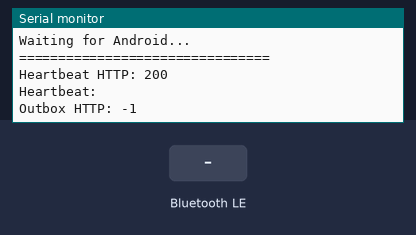
This sketch was run on a simulated ESP32. Shown: the last lines printed to the serial monitor. The test bench sets the inputs (shaded band). WiFi joins after 1.5 s; servers stay silent unless stated; uploads are accepted with an empty reply; nothing arrives over Bluetooth unless stated; a phone connects over Bluetooth LE 3 s after start.

Above: at 3.9 s.
4.0 s: Bluetooth LE write "\"" received
At 4.8 s:
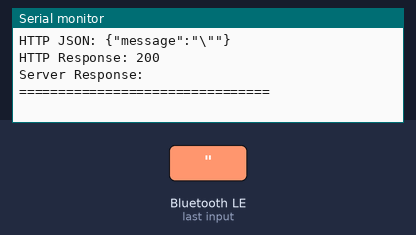
5.5 s: Bluetooth LE write "1" received
At 5.71 s:
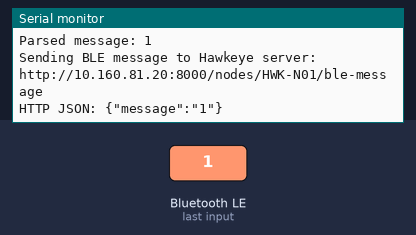

The sketch:

design-esp1.ino
```cpp
#include <WiFi.h>
#include <HTTPClient.h>
#include <NimBLEDevice.h>

// ============================================================
// FORWARD DECLARATIONS
// ============================================================

void connectWiFi();
void startBLE();
void sendHeartbeat();
void sendToServer(String message);
void pollServerMessages();
void notifyAndroid(String message);
String jsonEscape(const String& input);


// ============================================================
// HAWKEYE NODE CONFIGURATION
// ============================================================

#define NODE_ID   "HWK-N01"
#define NODE_ZONE "Harshvardhan"

NimBLECharacteristic* hawkeyeCharacteristic = nullptr;


// ============================================================
// COLLEGE WI-FI
// ============================================================

const char* WIFI_SSID = "SVKM NMIMS";

const char* EAP_IDENTITY = "70022400676";
const char* EAP_USERNAME = "70022400676";
const char* EAP_PASSWORD = "passw)123";


// ============================================================
// HAWKEYE SERVER
// ============================================================

const char* SERVER_IP = "10.160.81.20";
const int SERVER_PORT = 8000;


// ============================================================
// JSON ESCAPE
// ============================================================

String jsonEscape(const String& input) {

    String output;
    output.reserve(input.length() + 16);

    for (size_t i = 0; i < input.length(); i++) {

        char c = input[i];

        switch (c) {

            case '\\':
                output += "\\\\";
                break;

            case '"':
                output += "\\\"";
                break;

            case '\n':
                output += "\\n";
                break;

            case '\r':
                output += "\\r";
                break;

            case '\t':
                output += "\\t";
                break;

            default:
                output += c;
                break;
        }
    }

    return output;
}


// ============================================================
// SERVER -> ANDROID BLE NOTIFICATION
// ============================================================

void notifyAndroid(String message) {

    if (hawkeyeCharacteristic == nullptr) {

        Serial.println("BLE characteristic unavailable for notification.");

        return;
    }

    if (message.length() == 0) {

        return;
    }

    Serial.println();
    Serial.println("================================");
    Serial.println("SERVER MESSAGE READY FOR ANDROID");
    Serial.print("Packet: ");
    Serial.println(message);

    hawkeyeCharacteristic->setValue(
        (uint8_t*) message.c_str(),
        message.length()
    );

    hawkeyeCharacteristic->notify();

    Serial.println("BLE NOTIFICATION SENT");
    Serial.println("================================");
}


// ============================================================
// POLL FASTAPI FOR SERVER -> PHONE MESSAGES
// ============================================================
//
// Expected server contract:
//
// GET /nodes/<NODE_ID>/outbox
//
// 200 + text/plain body  -> one packet to notify to Android
// 204                    -> no pending packet
//
// Example body:
//
// CHAT,HWK-U002,HWK-U001,Hello
//
// ============================================================

void pollServerMessages() {

    if (WiFi.status() != WL_CONNECTED) {

        return;
    }

    HTTPClient http;

    String url =
        "http://" +
        String(SERVER_IP) +
        ":" +
        String(SERVER_PORT) +
        "/nodes/" +
        String(NODE_ID) +
        "/outbox";

    http.begin(url);

    int responseCode =
        http.GET();

    if (responseCode == 200) {

        String message =
            http.getString();

        message.trim();

        if (message.length() > 0) {

            Serial.print("OUTBOX RX: ");
            Serial.println(message);

            notifyAndroid(message);
        }

    } else if (responseCode != 204) {

        // Avoid flooding Serial Monitor for the normal empty-queue case.

        Serial.print("Outbox HTTP: ");
        Serial.println(responseCode);
    }

    http.end();
}


// ============================================================
// HEARTBEAT
// ============================================================

unsigned long lastHeartbeat = 0;

const unsigned long HEARTBEAT_INTERVAL = 10000;


// ============================================================
// SERVER -> BLE MESSAGE POLLING
// ============================================================

unsigned long lastMessagePoll = 0;

const unsigned long MESSAGE_POLL_INTERVAL = 1000;


// ============================================================
// BLE UUIDs
// ============================================================

#define SERVICE_UUID \
"7b7b0001-0000-4a57-8a10-000000000001"

#define CHARACTERISTIC_UUID \
"7b7b0002-0000-4a57-8a10-000000000001"


// ============================================================
// BLE CALLBACK
// ============================================================

class HawkeyeCallback : public NimBLECharacteristicCallbacks {

    void onWrite(
        NimBLECharacteristic* characteristic,
        NimBLEConnInfo& connInfo
    ) override {

        Serial.println();
        Serial.println("================================");
        Serial.println("BLE WRITE RECEIVED");


        // --------------------------------------------------------
        // GET VALUE
        // --------------------------------------------------------

        std::string value =
            characteristic->getValue();


        if (value.length() == 0) {

            Serial.println("ERROR: Empty BLE message");

            Serial.println("================================");

            return;
        }


        // --------------------------------------------------------
        // PRINT RAW DATA
        // --------------------------------------------------------

        Serial.print("Bytes received: ");
        Serial.println(value.length());


        Serial.print("BLE MESSAGE: ");

        for (size_t i = 0; i < value.length(); i++) {

            Serial.print(value[i]);
        }

        Serial.println();


        // --------------------------------------------------------
        // CONVERT TO ARDUINO STRING
        // --------------------------------------------------------

        String message =
            String(value.c_str());


        Serial.print("Parsed message: ");

        Serial.println(message);


        // --------------------------------------------------------
        // FORWARD TO FASTAPI
        // --------------------------------------------------------

        sendToServer(message);


        Serial.println("================================");
    }
};


// ============================================================
// SEND MESSAGE TO FASTAPI
// ============================================================

void sendToServer(String message) {

    if (WiFi.status() != WL_CONNECTED) {

        Serial.println("Wi-Fi unavailable.");

        return;
    }


    HTTPClient http;


    String url =
        "http://" +
        String(SERVER_IP) +
        ":" +
        String(SERVER_PORT) +
        "/nodes/" +
        String(NODE_ID) +
        "/ble-message";


    Serial.println();

    Serial.println("Sending BLE message to Hawkeye server:");

    Serial.println(url);


    http.begin(url);


    http.addHeader(
        "Content-Type",
        "application/json"
    );


    // --------------------------------------------------------
    // CREATE JSON
    // --------------------------------------------------------

    String json =
        "{\"message\":\"" +
        jsonEscape(message) +
        "\"}";


    Serial.print("HTTP JSON: ");

    Serial.println(json);


    // --------------------------------------------------------
    // POST
    // --------------------------------------------------------

    int responseCode =
        http.POST(json);


    Serial.print("HTTP Response: ");

    Serial.println(responseCode);


    if (responseCode > 0) {

        String response =
            http.getString();


        Serial.print("Server Response: ");

        Serial.println(response);

    } else {

        Serial.print("HTTP ERROR: ");

        Serial.println(
            http.errorToString(responseCode)
        );
    }


    http.end();
}


// ============================================================
// HEARTBEAT
// ============================================================

void sendHeartbeat() {

    if (WiFi.status() != WL_CONNECTED) {

        return;
    }


    HTTPClient http;


    String url =
        "http://" +
        String(SERVER_IP) +
        ":" +
        String(SERVER_PORT) +
        "/nodes/" +
        String(NODE_ID) +
        "/heartbeat";


    http.begin(url);


    int responseCode =
        http.POST("");


    Serial.print("Heartbeat HTTP: ");

    Serial.println(responseCode);


    if (responseCode > 0) {

        String response =
            http.getString();


        Serial.print("Heartbeat: ");

        Serial.println(response);
    }


    http.end();
}


// ============================================================
// WIFI CONNECTION
// ============================================================

void connectWiFi() {

    Serial.println();

    Serial.println("================================");

    Serial.println("PROJECT HAWKEYE NODE");


    Serial.print("Node ID: ");

    Serial.println(NODE_ID);


    Serial.print("Zone: ");

    Serial.println(NODE_ZONE);


    Serial.println("CONNECTING TO COLLEGE WI-FI");

    Serial.println("WPA2-ENTERPRISE / PEAP");


    WiFi.mode(WIFI_STA);


    Serial.println(
        "Starting WPA2 Enterprise..."
    );


    WiFi.begin(
        WIFI_SSID,
        WPA2_AUTH_PEAP,
        EAP_IDENTITY,
        EAP_USERNAME,
        EAP_PASSWORD
    );


    Serial.print("Connecting");


    unsigned long startAttempt =
        millis();


    while (
        WiFi.status() != WL_CONNECTED &&
        millis() - startAttempt < 30000
    ) {

        delay(500);

        Serial.print(".");
    }


    Serial.println();


    if (WiFi.status() == WL_CONNECTED) {

        Serial.println(
            "COLLEGE WI-FI CONNECTED"
        );


        Serial.print("Node IP: ");

        Serial.println(
            WiFi.localIP()
        );


        Serial.print("Gateway: ");

        Serial.println(
            WiFi.gatewayIP()
        );


        Serial.print("RSSI: ");

        Serial.println(
            WiFi.RSSI()
        );


        Serial.print(
            "Hawkeye Server: "
        );

        Serial.print(SERVER_IP);

        Serial.print(":");

        Serial.println(SERVER_PORT);

    } else {

        Serial.println(
            "WI-FI CONNECTION FAILED"
        );


        Serial.print(
            "WiFi status code: "
        );


        Serial.println(
            WiFi.status()
        );


        Serial.println(
            "Restarting in 5 seconds..."
        );


        delay(5000);

        ESP.restart();
    }
}


// ============================================================
// BLE SETUP
// ============================================================

void startBLE() {

    Serial.println();

    Serial.println("================================");

    Serial.println(
        "STARTING HAWKEYE BLE"
    );


    // --------------------------------------------------------
    // INITIALIZE
    // --------------------------------------------------------

    NimBLEDevice::init(
        "HAWKEYE-HWK-N02"
    );


    // --------------------------------------------------------
    // CREATE SERVER
    // --------------------------------------------------------

    NimBLEServer* server =
        NimBLEDevice::createServer();


    // --------------------------------------------------------
    // CREATE SERVICE
    // --------------------------------------------------------

    NimBLEService* service =
        server->createService(
            SERVICE_UUID
        );


    // --------------------------------------------------------
    // CREATE CHARACTERISTIC
    // --------------------------------------------------------

    hawkeyeCharacteristic =
        service->createCharacteristic(

            CHARACTERISTIC_UUID,

            NIMBLE_PROPERTY::WRITE |
            NIMBLE_PROPERTY::WRITE_NR |
            NIMBLE_PROPERTY::READ |
            NIMBLE_PROPERTY::NOTIFY
        );


    // --------------------------------------------------------
    // CALLBACK
    // --------------------------------------------------------

    hawkeyeCharacteristic->setCallbacks(
        new HawkeyeCallback()
    );


    // --------------------------------------------------------
    // INITIAL VALUE
    // --------------------------------------------------------

    hawkeyeCharacteristic->setValue(
        "HAWKEYE_READY"
    );


    // --------------------------------------------------------
    // START SERVICE
    // --------------------------------------------------------

    service->start();


    // --------------------------------------------------------
    // ADVERTISE
    // --------------------------------------------------------

    NimBLEAdvertising* advertising =
        NimBLEDevice::getAdvertising();


    advertising->setName(
        "HAWKEYE-HWK-N01"
    );


    advertising->addServiceUUID(
        SERVICE_UUID
    );


    advertising->enableScanResponse(true);


    advertising->start();


    Serial.println(
        "BLE ADVERTISING STARTED"
    );


    Serial.println(
        "BLE Name: HAWKEYE-HWK-N01"
    );


    Serial.println(
        "BLE Service UUID: " +
        String(SERVICE_UUID)
    );


    // --------------------------------------------------------
    // READY
    // --------------------------------------------------------

    Serial.println();

    Serial.println(
        "BLE READY"
    );


    Serial.println(
        "BLE Name: HAWKEYE-HWK-N03"
    );


    Serial.println(
        "BLE Service UUID:"
    );


    Serial.println(
        SERVICE_UUID
    );


    Serial.println(
        "BLE Characteristic UUID:"
    );


    Serial.println(
        CHARACTERISTIC_UUID
    );


    Serial.println(
        "Waiting for Android..."
    );


    Serial.println(
        "================================"
    );
}


// ============================================================
// SETUP
// ============================================================

void setup() {

    Serial.begin(115200);

    delay(1000);


    connectWiFi();


    startBLE();


    sendHeartbeat();
}


// ============================================================
// LOOP
// ============================================================

void loop() {

    unsigned long currentTime =
        millis();


    // --------------------------------------------------------
    // HEARTBEAT
    // --------------------------------------------------------

    if (
        currentTime - lastHeartbeat >=
        HEARTBEAT_INTERVAL
    ) {

        lastHeartbeat =
            currentTime;


        sendHeartbeat();
    }


    // --------------------------------------------------------
    // SERVER -> BLE CHAT POLLING
    // --------------------------------------------------------

    if (
        currentTime - lastMessagePoll >=
        MESSAGE_POLL_INTERVAL
    ) {

        lastMessagePoll =
            currentTime;


        pollServerMessages();
    }


    delay(50);
}
```

Measured:
- after the input at 4.0 s, the serial monitor: prints a new line at once (image 1)
- after the input at 5.5 s, the serial monitor: prints a new line at once (image 2)
